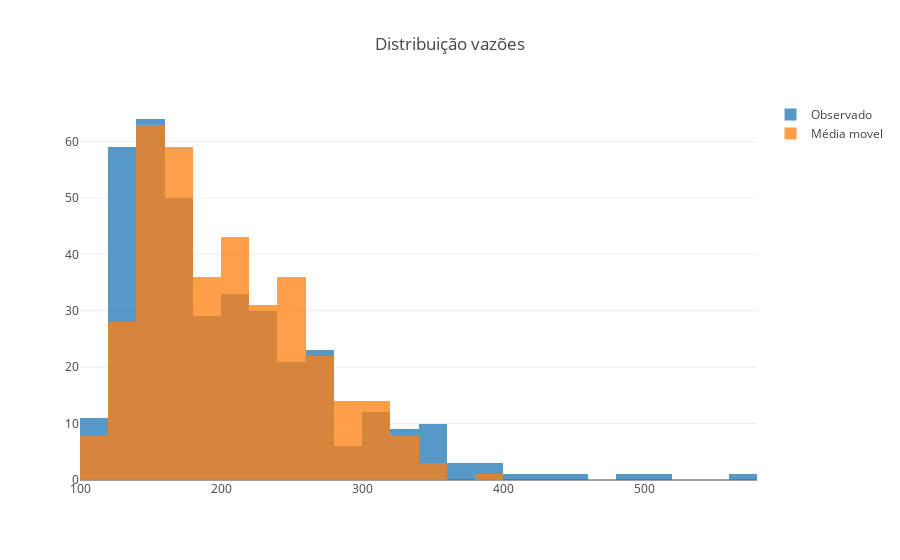

This figure's notebook cell:
### Code cell
layout = go.Layout(title = 'Distribuição vazões', barmode = 'overlay')

fig = go.Figure(data = [go.Histogram(x = ts['vazao'], opacity = 0.75, name = 'Observado'),
                        go.Histogram(x = running_mean2(y,4), opacity = 0.75, name = 'Média movel')],
                        layout = layout)
pyo.iplot(fig, config=dict(showLink = False))

### Figure 1 — Plotly figure (JSON) as saved in the notebook; plotly's stock layout.template omitted (floating-point values rounded to 4 significant figures; data arrays with more than 128 entries replaced by an {"elided": "..."} marker saying what was removed)
{"data": [{"opacity": 0.75, "x": {"elided": "369 float values"}, "type": "histogram", "name": "Observado", "uid": "a2abeafa-a50e-4ed1-b9b8-a850eefd435f"}, {"opacity": 0.75, "x": {"elided": "366 float values"}, "type": "histogram", "name": "Média movel", "uid": "3c1ca06a-ce26-4c60-951b-55188eecc034"}], "layout": {"barmode": "overlay", "title": {"text": "Distribuição vazões"}}}
